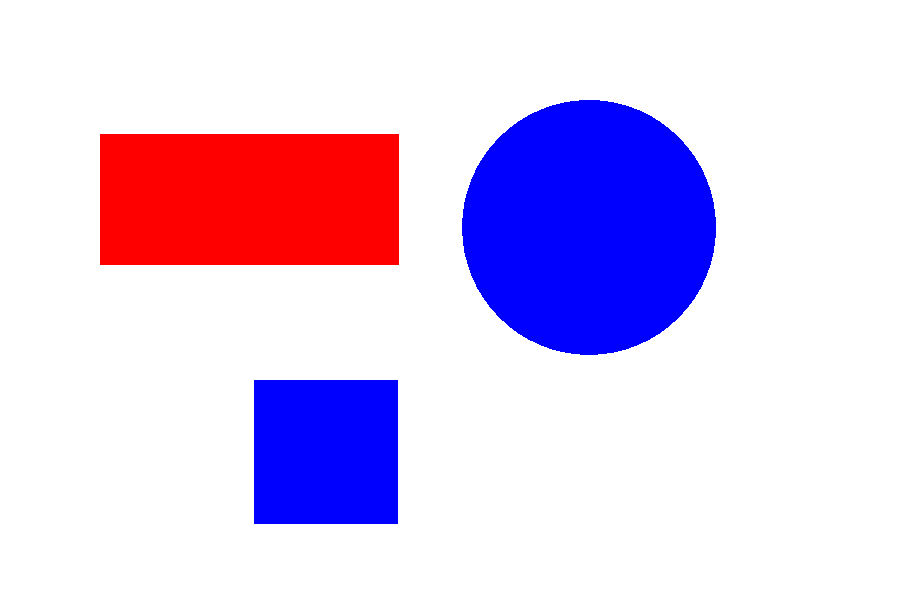
#> input picture filter/rect.png, 898 x 598 px, found by its file name
$ python saveimage.py
#> lines starting #> are read from the running program, lines starting #| are printed output that depends on the picture; after the words box and inside, x2 and y2 are one past the last pixel; in counts of white or black regions, pixels touching at a corner belong together
import numpy as np
import cv2

img=cv2.imread('filter/rect.png')
#> img is the input picture: shape (598, 898, 3); mean B, G, R 236.4, 202.4, 221
img1=np.full((700,1400,3),(255,255,255),dtype=np.uint8)
# img1=cv2.cvtColor(img, cv2.COLOR_BIN)
# img2=100*np.ones((300,300),np.uint8)
print(img.shape)
#| (598, 898, 3)
img2=cv2.rectangle(img1,(100,500),(300,550),(255,0,255),-1)

img2=cv2.circle(img1,(350,100),50,(100,0,100),-1)

img2=cv2.line(img1,(50,100),(250,100),(0,0,0),1)
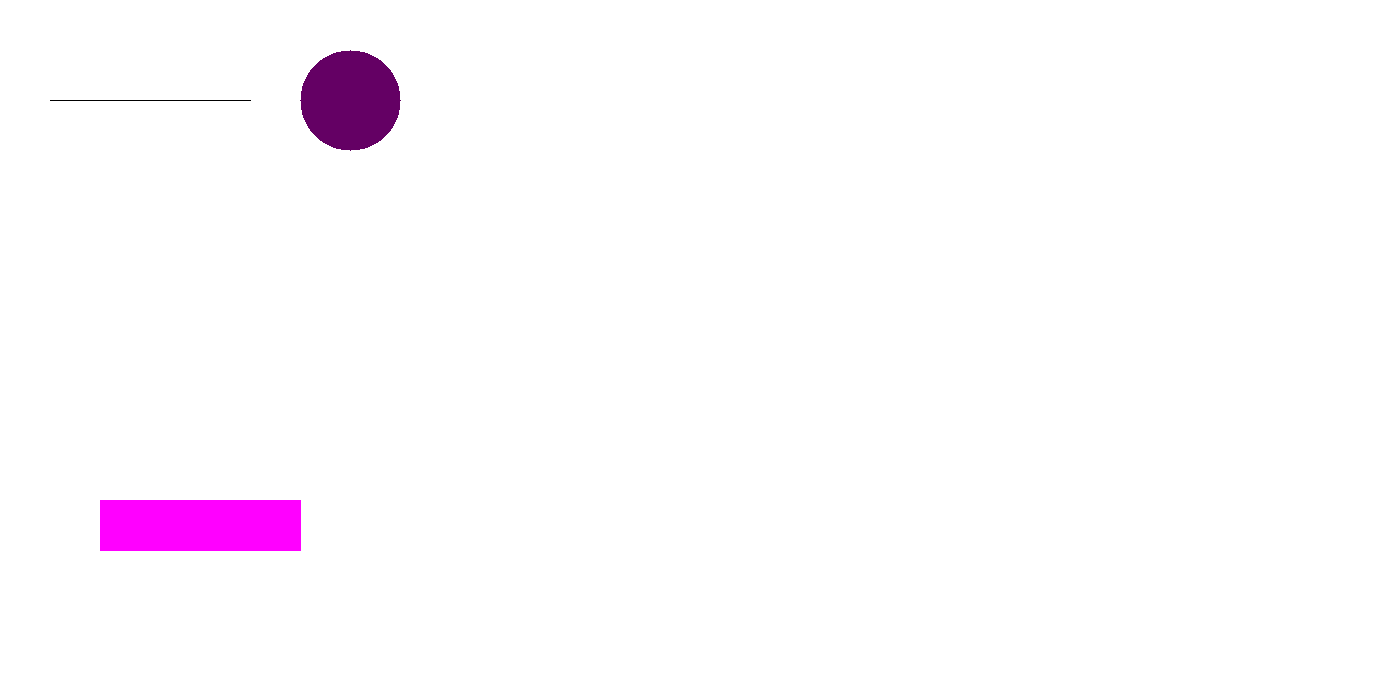
#> img2: shape (700, 1400, 3); mean of channels 0, 1, 2 253.7, 250.2, 253.7; drawn as B, G, R

pts = [(830 ,52),(772,95),( 794,167),(867,167),(889 ,95)]
cv2.fillPoly(img1, np.array([pts]),(0,100,255))

pts = [(1067 ,52),(994 ,52),(972,110),( 994,167),(1067,167),(1089 ,110)]
cv2.fillPoly(img1, np.array([pts]),(0,100,255))

pts = [(1067 ,552),(994 ,552),(972,610),( 994,667),(1067,667),(1039 ,615)]
cv2.fillPoly(img1, np.array([pts]),(0,100,255))

pts = [(531 ,152),(422,225),( 444,307),(617,307),(639 ,225)]
cv2.fillPoly(img1, np.array([pts]),(0,100,255))

pts = [(1031 ,222),(922,325),( 944,457),(1117,457),(1140 ,325)]
cv2.fillPoly(img1, np.array([pts]),(100,100,255))

pts = [(580,350), (500, 420),(600,500)]
cv2.fillPoly(img1, np.array([pts]),(0,0,255))

pts = [(1100,180), (1200, 180),(1150,250)]
cv2.fillPoly(img1, np.array([pts]),(0,0,255))

pts = [(1192,300), (1308, 300),(1250,200)]
cv2.fillPoly(img1, np.array([pts]),(0,0,255))

pts = [(830 ,452),(772,495),( 794,567),(867,557),(889 ,495)]
cv2.fillPoly(img1, np.array([pts]),(0,100,255))
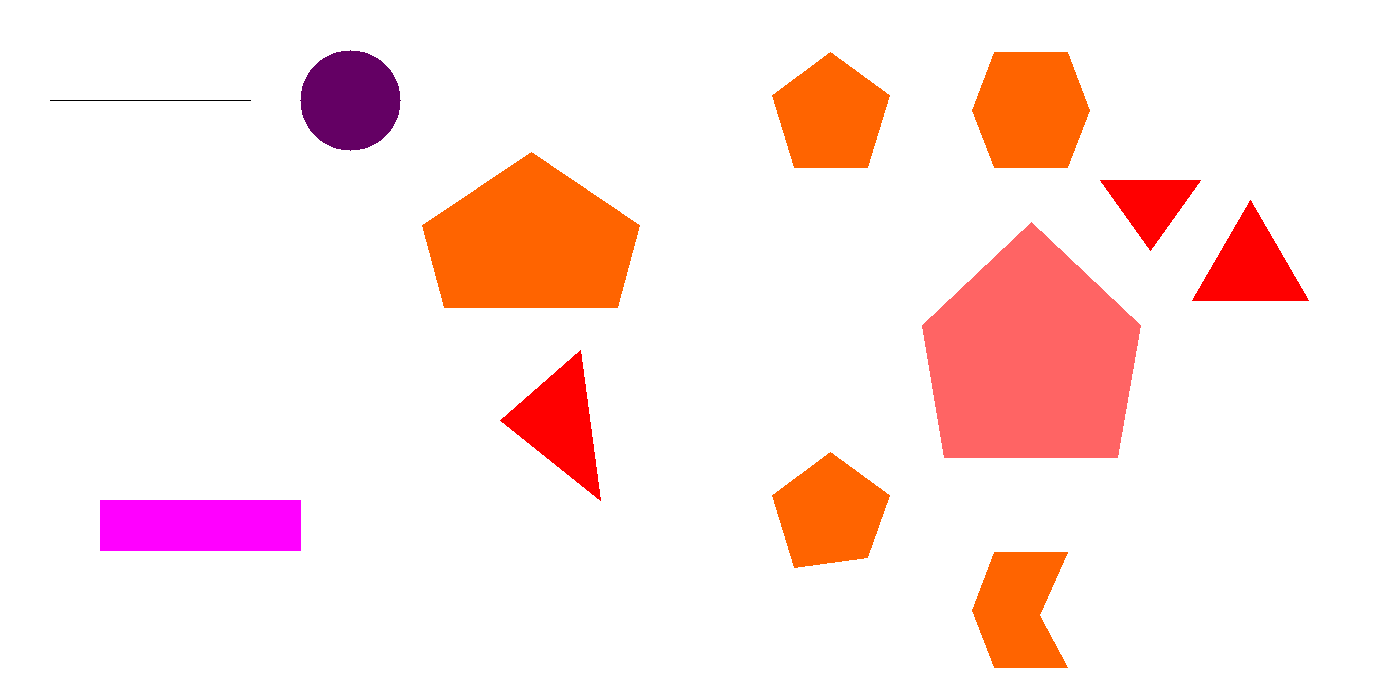
#> img1: shape (700, 1400, 3); mean of channels 0, 1, 2 227.4, 230.2, 253.7; drawn as B, G, R

img2=cv2.rectangle(img1,(400,550),(600,650),(255,0,255),-1)
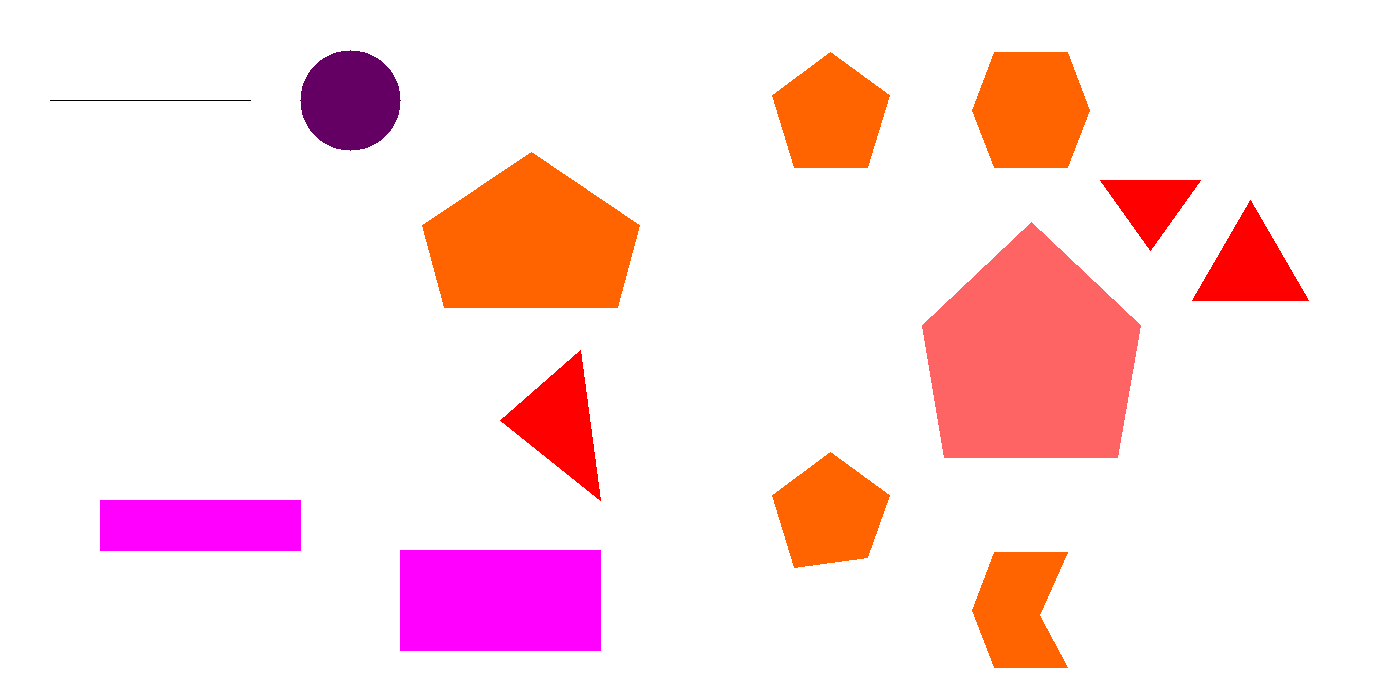
#> img2: shape (700, 1400, 3); 13.9% of pixels changed, all inside (x1, y1, x2, y2) = (400, 52, 1309, 668); drawn as B, G, R

pts = [(830 ,252),(772,295),( 794,367),(867,357)]
cv2.fillPoly(img1, np.array([pts]),(0,0,255))

pts = [(41,600), (170, 600),(120,650)]
cv2.fillPoly(img1, np.array([pts]),(0,0,255))
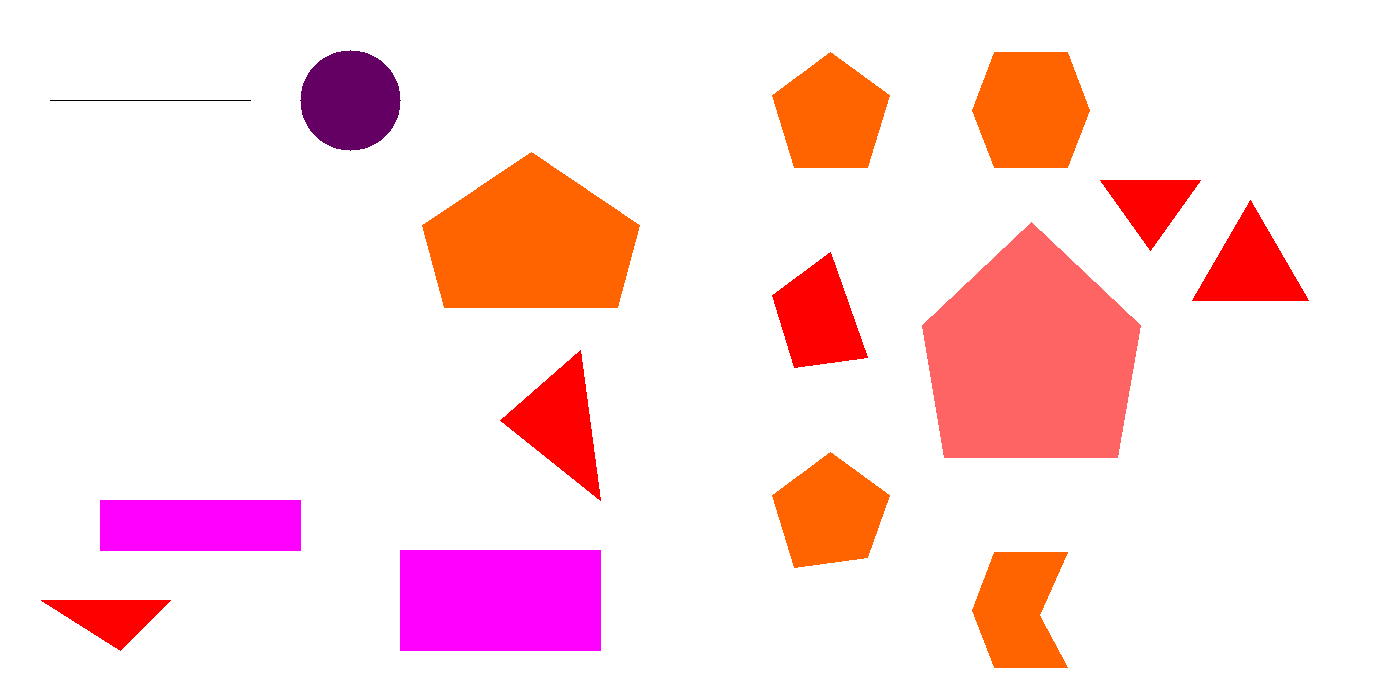
#> img1: shape (700, 1400, 3); mean of channels 0, 1, 2 224.7, 222.3, 253.7; drawn as B, G, R

img2=cv2.rectangle(img1,(100,250),(300,450),(0,100,255),-1)
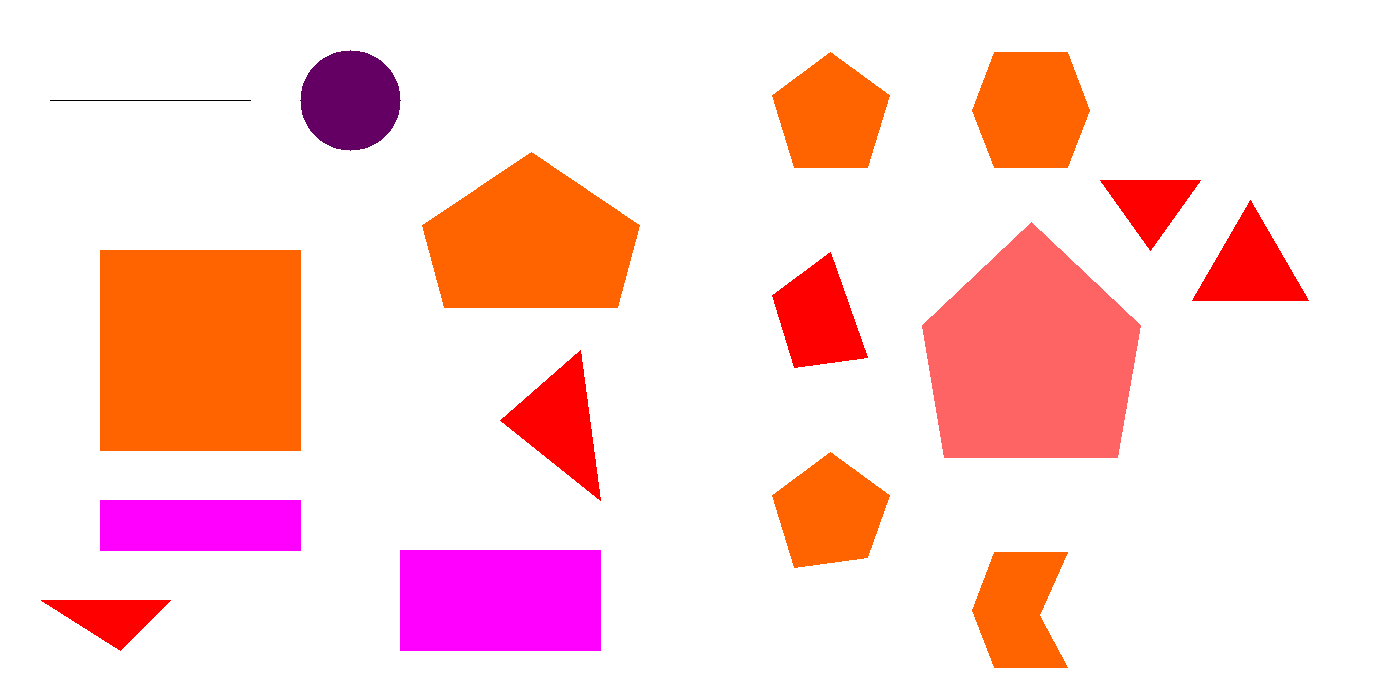
#> img2: shape (700, 1400, 3); 5.15% of pixels changed, all inside (x1, y1, x2, y2) = (41, 250, 868, 651); drawn as B, G, R

img2=cv2.line(img1,(450,100),(600,100),(0,0,0),1)
#> img2: shape (700, 1400, 3); 0.02% of pixels changed, all inside (x1, y1, x2, y2) = (450, 100, 601, 101)
cv2.imwrite("newimg.jpg",img1)

# img2=cv2.rectangle(img2,(0,150),(300,300),(255,0,255),-1)
cv2.imshow("imshow",img2)
cv2.waitKey(0)
